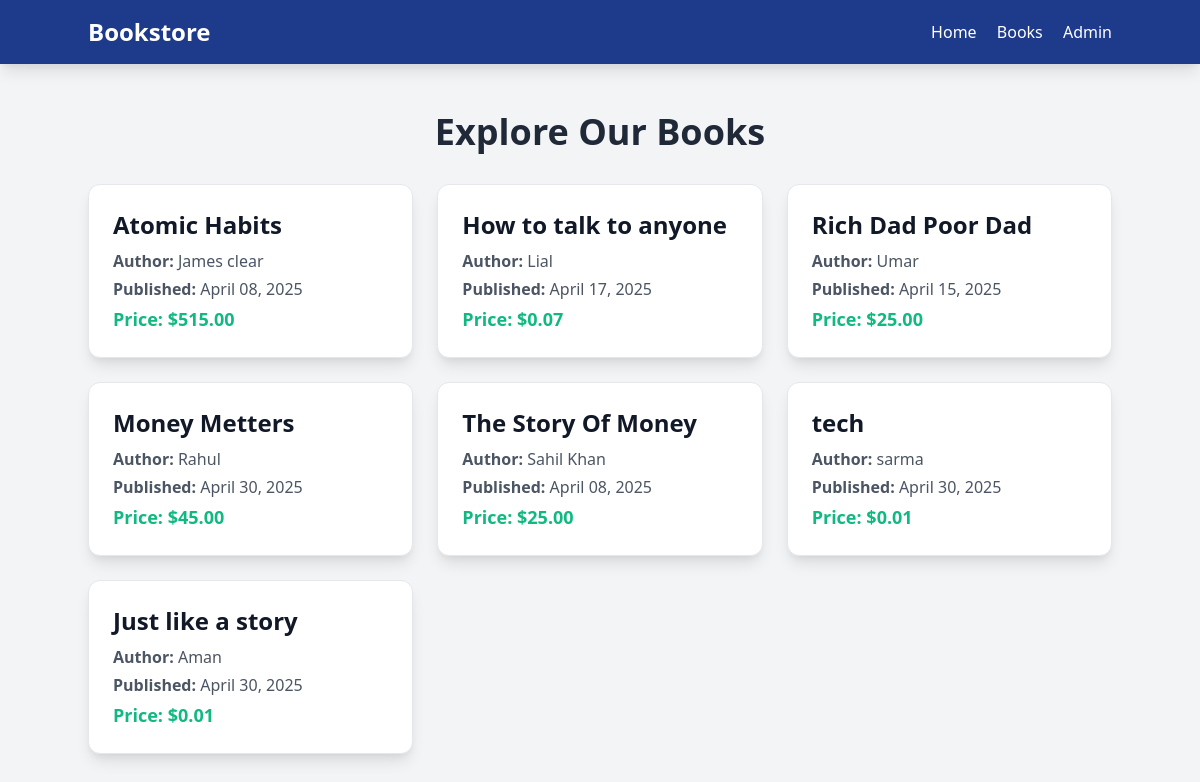
The page /books/ on the database its author committed.
### books/models.py (models this page shows, shortened)
class Book(models.Model):
    title = models.CharField(max_length=200)
    author = models.CharField(max_length=100)
    published_date = models.DateField()
    price = models.DecimalField(max_digits=6, decimal_places=2)
    is_visible = models.BooleanField(default=True)

### books/views.py (the view)
# urls.py: path('books/', views.BookListView.as_view(), name='book_list'),
class BookListView(ListView):
    model = Book
    template_name = 'books/book_list.html'
    context_object_name = 'books'
    def get_queryset(self):
        return Book.objects.filter(is_visible=True)

### books/templates/books/book_list.html (shortened to what this page needs)
{% extends "base.html" %}
{% load static %}
{% block content %}
    <nav class="bg-blue-900 text-white p-4 sticky top-0 z-50 shadow-lg">
        <div class="container mx-auto flex justify-between items-center">
            <a href="{% url 'books:home' %}" class="text-2xl font-bold">Bookstore</a>
            <div class="space-x-4">
                <a href="{% url 'books:home' %}" class="hover:text-green-400">Home</a>
                <a href="{% url 'books:book_list' %}" class="hover:text-green-400">Books</a>
                <a href="{% url 'admin:index' %}" class="hover:text-green-400">Admin</a>
            </div>
        </div>
    </nav>
    <div class="container mx-auto py-12">
        <h1 class="text-3xl sm:text-4xl font-extrabold text-gray-800 mb-8 text-center">Explore Our Books</h1>
        {% if books %}
            <div class="grid grid-cols-1 sm:grid-cols-2 lg:grid-cols-3 gap-6">
                {% for book in books %}
                    <div class="bg-white p-6 rounded-xl shadow-lg border border-gray-200 transform hover:scale-105 transition duration-300">
                        <h2 class="text-xl sm:text-2xl font-semibold text-gray-900 mb-2">
                            <a href="{% url 'books:book_detail' book.pk %}" class="hover:text-blue-900">
                                {{ book.title }}
                            </a>
                        </h2>
                        <p class="text-gray-600 mb-1"><strong>Author:</strong> {{ book.author }}</p>
                        <p class="text-gray-600 mb-1"><strong>Published:</strong> {{ book.published_date|date:"F d, Y" }}</p>
                        <p class="text-green-500 font-bold text-lg"><strong>Price:</strong> ${{ book.price }}</p>
                    </div>
                {% endfor %}
            </div>
        {% else %}
            <p class="text-gray-500 text-center text-lg">No books available at the moment.</p>
        {% endif %}
    </div>
{% endblock %}

### rows shown on the page
Book: title "Atomic Habits", author "James clear", published_date "April 08, 2025", price "515.00"
Book: title "How to talk to anyone", author "Lial", published_date "April 17, 2025", price "0.07"
Book: title "Rich Dad Poor Dad", author "Umar", published_date "April 15, 2025", price "25.00"
Book: title "Money Metters", author "Rahul", published_date "April 30, 2025", price "45.00"
Book: title "The Story Of Money", author "Sahil Khan", published_date "April 08, 2025", price "25.00"
Book: title "tech", author "sarma", published_date "April 30, 2025", price "0.01"
Book: title "Just like a story", author "Aman", published_date "April 30, 2025", price "0.01"
